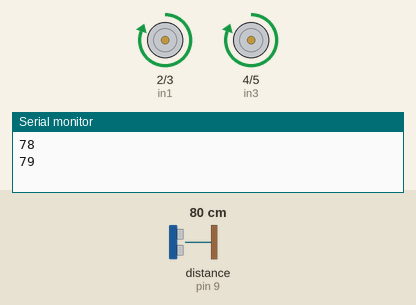
A sketch run on a simulated Arduino Uno, built with avr-gcc and run on an emulated ATmega328P. Shown: motor-driver pin pairs drawn as motors (green arrow = first pin HIGH = forward, orange = second pin HIGH = backward, longer = more drive), the last lines printed to the serial monitor. Wiring (inferred from the names in the program): ultrasonic range finder: trigger pin 8; echo pin 9. The test bench sets the inputs (shaded band); at power-on: distance to the obstacle (sensor on pin 9) 80 cm. The echo pulse lasts 58.3 µs per cm.

Above: at 2.8 s.
2.9 s: distance to the obstacle (sensor on pin 9) set to 22 cm
5.6 s: distance to the obstacle (sensor on pin 9) set to 18 cm
At 7.0 s:
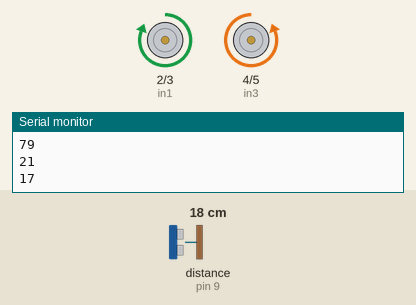
9.3 s: distance to the obstacle (sensor on pin 9) set to 35 cm
At 10.0 s:
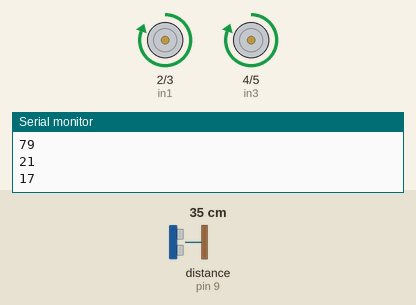
12.0 s: distance to the obstacle (sensor on pin 9) set to 2 cm
At 14.5 s:
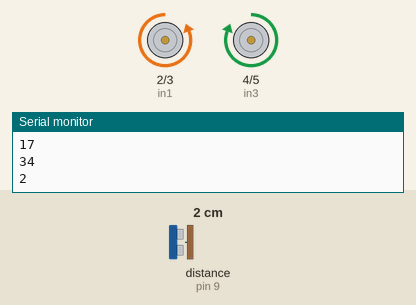
Timing chart, 0 to 17.1 s (numbered marks = the images above; inputs shaded):
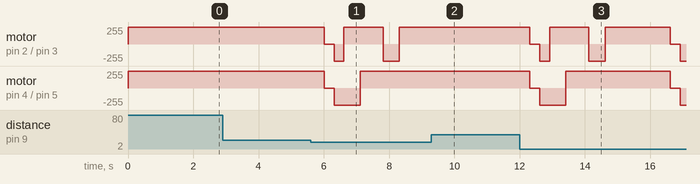

Measured:
- the behaviour switches between 21 and 20 cm on distance to the obstacle (sensor on pin 9) (found by bisection; images 0 and 1)
- after the input at 9.3 s, motor on pin 2 (in1) / pin 3 (in2), motor on pin 4 (in3) / pin 5 (in4): stays forward 255/255 (without the input it goes to stopped after 1.0 s)

The sketch:

test_code.ino
```cpp
int in1 = 2;
int in2 = 3;
int in3 = 4;
int in4 = 5;

int trigPin = 8;
int echoPin = 9;
long distance;

void setup() {
  pinMode(in1, OUTPUT);
  pinMode(in2, OUTPUT);
  pinMode(in3, OUTPUT);
  pinMode(in4, OUTPUT);

  pinMode(trigPin, OUTPUT);
  pinMode(echoPin, INPUT);

  Serial.begin(9600);
}


void forward() {
  digitalWrite(in1, HIGH);
  digitalWrite(in2, LOW);
  digitalWrite(in3, HIGH);
  digitalWrite(in4, LOW);
}

void backward() {
  digitalWrite(in1, LOW);
  digitalWrite(in2, HIGH);
  digitalWrite(in3, LOW);
  digitalWrite(in4, HIGH);
}

void right() {
  digitalWrite(in1, HIGH);
  digitalWrite(in2, LOW);
  digitalWrite(in3, LOW);
  digitalWrite(in4, HIGH);
}

void left() {
  digitalWrite(in1, LOW);
  digitalWrite(in2, HIGH);
  digitalWrite(in3, HIGH);
  digitalWrite(in4, LOW);
}

void stop() {
  digitalWrite(in1, LOW);
  digitalWrite(in2, LOW);
  digitalWrite(in3, LOW);
  digitalWrite(in4, LOW);
}


void Obstacle() {

  digitalWrite(trigPin, LOW);
  delayMicroseconds(2);
  digitalWrite(trigPin, HIGH);
  delayMicroseconds(10);
  digitalWrite(trigPin, LOW);

  long duration = pulseIn(echoPin, HIGH);
  distance = duration * 0.034 / 2;
  Serial.println(distance);

  if (distance < 20) {
    stop();
    delay(300);
    backward();
    delay(300);
    right();
    delay(500);
    forward();
    delay(700);
    left();
    delay(500);
  }
}

void loop() {
  Obstacle();

  forward();
  delay(2000);
}
```
